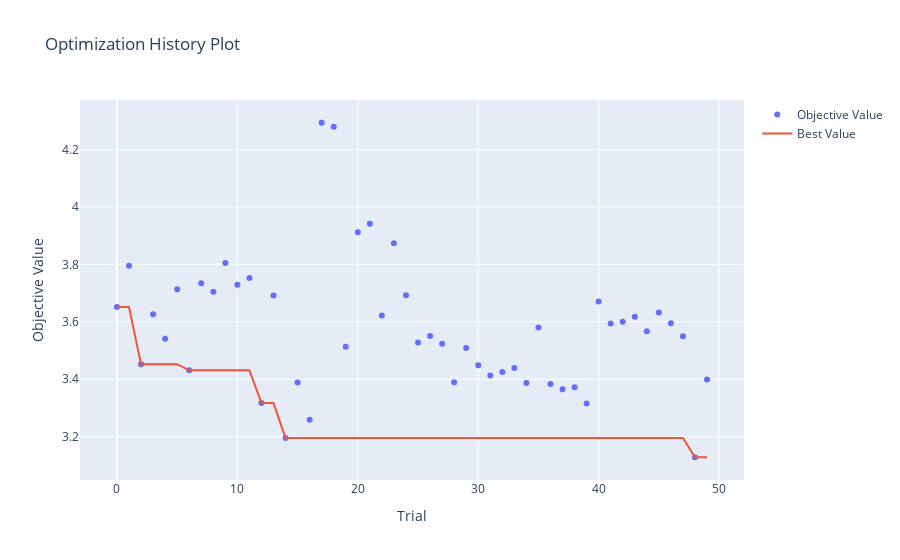

Here is the notebook cell this chart was saved with:
### Code cell
# optimization history plot

optuna.visualization.plot_optimization_history(study)

### Figure 1 — Plotly figure (JSON) as saved in the notebook; plotly's stock layout.template omitted (floating-point values rounded to 4 significant figures)
{"data": [{"mode": "markers", "name": "Objective Value", "type": "scatter", "x": [0, 1, 2, 3, 4, 5, 6, 7, 8, 9, 10, 11, 12, 13, 14, 15, 16, 17, 18, 19, 20, 21, 22, 23, 24, 25, 26, 27, 28, 29, 30, 31, 32, 33, 34, 35, 36, 37, 38, 39, 40, 41, 42, 43, 44, 45, 46, 47, 48, 49], "y": [3.651, 3.795, 3.452, 3.626, 3.541, 3.713, 3.431, 3.734, 3.705, 3.805, 3.729, 3.752, 3.317, 3.691, 3.196, 3.389, 3.259, 4.293, 4.279, 3.514, 3.912, 3.941, 3.622, 3.873, 3.692, 3.528, 3.55, 3.523, 3.39, 3.509, 3.449, 3.413, 3.426, 3.439, 3.387, 3.58, 3.384, 3.365, 3.372, 3.316, 3.671, 3.594, 3.6, 3.618, 3.567, 3.632, 3.595, 3.55, 3.129, 3.399]}, {"mode": "lines", "name": "Best Value", "type": "scatter", "x": [0, 1, 2, 3, 4, 5, 6, 7, 8, 9, 10, 11, 12, 13, 14, 15, 16, 17, 18, 19, 20, 21, 22, 23, 24, 25, 26, 27, 28, 29, 30, 31, 32, 33, 34, 35, 36, 37, 38, 39, 40, 41, 42, 43, 44, 45, 46, 47, 48, 49], "y": [3.651, 3.651, 3.452, 3.452, 3.452, 3.452, 3.431, 3.431, 3.431, 3.431, 3.431, 3.431, 3.317, 3.317, 3.196, 3.196, 3.196, 3.196, 3.196, 3.196, 3.196, 3.196, 3.196, 3.196, 3.196, 3.196, 3.196, 3.196, 3.196, 3.196, 3.196, 3.196, 3.196, 3.196, 3.196, 3.196, 3.196, 3.196, 3.196, 3.196, 3.196, 3.196, 3.196, 3.196, 3.196, 3.196, 3.196, 3.196, 3.129, 3.129]}, {"marker": {"color": "#cccccc"}, "mode": "markers", "name": "Infeasible Trial", "showlegend": false, "type": "scatter", "x": [], "y": []}], "layout": {"autosize": true, "title": {"text": "Optimization History Plot"}, "xaxis": {"autorange": true, "range": [-2.99, 51.99], "title": {"text": "Trial"}, "type": "linear"}, "yaxis": {"autorange": true, "range": [3.033, 4.389], "title": {"text": "Objective Value"}, "type": "linear"}}}
